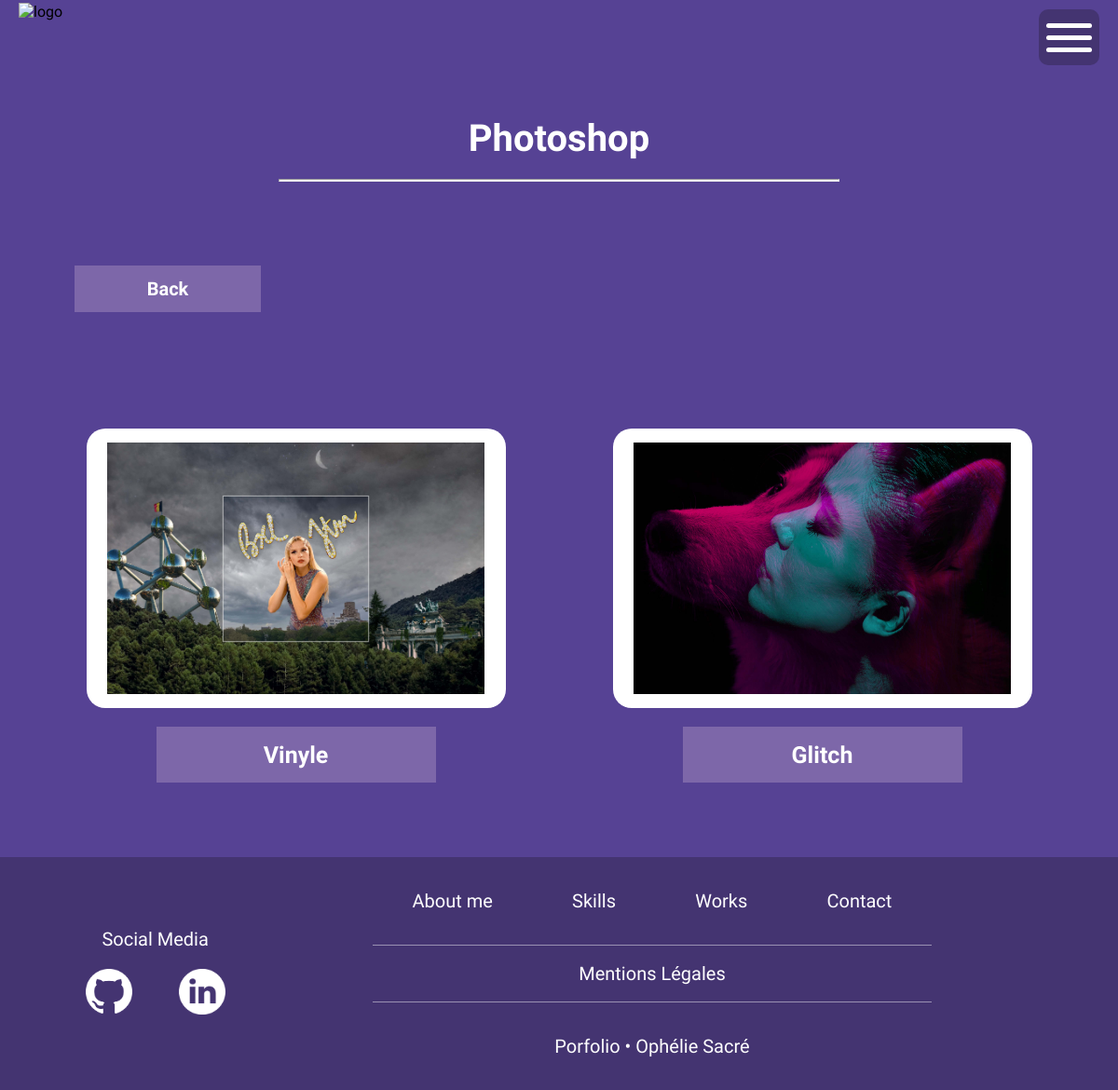
Page /illustration.php?categorie=Photoshop on the committed database.
### tables this page shows
CREATE TABLE IF NOT EXISTS `illustration` (
  `id` int NOT NULL AUTO_INCREMENT,
  `nom` varchar(255) NOT NULL,
  `categorie` varchar(255) NOT NULL,
  `image` varchar(255) NOT NULL,
  `description` text NOT NULL,
  `date` date NOT NULL,
  PRIMARY KEY (`id`)
);

### illustration.php (the view, shortened to what this page needs)
<?php
    require "connexion.php";
    $mycategories = ["Photoshop","Illustrator","Indesign"];
    if(isset($_GET['categorie']))
    {
        if(in_array($_GET['categorie'],$mycategories))
        {
           $choice = htmlspecialchars($_GET['categorie']);
        }else{
            header("LOCATION:403.php");
        }
    }else{
        header("LOCATION:403.php");
    }
?>
<!DOCTYPE html>
<html lang="en">
<head>
    <link rel="stylesheet" href="style.css">
</head>
<body>
<?php
    include("headfoot/header.php");
?>
    <div class="slide slideworks">
        <div class="contenttitre">
            <div class="btnback2">
                <a href="index.php#works" class="btnback">Back</a>
            </div>
            <div class="titre">
                <h1><?= "$choice" ?></h1>
                <hr>
            </div>
        </div>
        <div class="contentworks2">
            <div class="contentworks">
            <?php
                $req = $bdd->prepare("SELECT * FROM illustration WHERE categorie=? ORDER BY id ASC");
                $req->execute([$choice]);
                while($don = $req->fetch())
                {
                    echo "<div class='pc'>";
                        echo "<div class='ecran'>";
                            echo "<div class='pcimg'>";
                                echo "<img src='images/".$don['image']."' class='img' />";
                            echo "</div>";
                        echo "</div>";
                        echo "<div class='btnpc2'>";
                        echo "<a href='showillu.php?id=".$don['id']."' class='btnpc'>".$don['nom']."</a>";
                        echo "</div>";
                    echo "</div>";
                }
            ?>
            </div>
        </div>
    </div>
        <?php
        include("headfoot/footer2.php");
        ?>
</body>
</html>

### style.css (style rules this page uses)
* { margin: 0; padding: 0; }
html,body { font-family: "Rajdhani", sans-serif; scroll-behavior: smooth; width: 100%; background-color: #564294; }
.slide { min-height: 100vh; overflow: hidden; }
hr { width: 50%; background-color: white; height: 1px; margin-top: 20px; }
.contentworks { width: 90%; grid-template-columns: repeat(3,1fr); display: grid; margin-top: 80px; margin-bottom: 80px; gap: 50px; transition: all 1s; overflow: hidden; }
.pc { display: flex; flex-direction: column; align-items: center; }
.ecran { width: 560px; height: 350px; background-color: white; display: flex; justify-content: center; align-items: center; overflow: hidden; transition: all 1s; }
.pcimg { width: 90%; height: 90%; background-color: rgb(0, 0, 0); background-position: center center; background-size: contain; background-repeat: no-repeat; overflow: hidden; display: flex; justify-content: center; align-items: center; }
.ecran div img { width: 100%; }
.btnpc2 { background-color: #ffd2f7; width: 300px; height: 60px; margin-top: 20px; }
.btnpc { background-color:#7D67A9; width: 300px; height: 60px; display: flex; justify-content: center; align-items: center; transition: all 1s; font-weight: 600; font-size: 25px; text-decoration: none; color: white; }
.slideworks { background-color: #564294; }
.contenttitre { display: flex; width: 100%; height: 300px; margin-top: 80px; align-items: center; transition: all 1s; }
.btnback { width: 200px; height: 50px; display: flex; align-items: center; justify-content: center; background-color: #7D67A9; transition: all 1s; z-index: 1; color: white; font-size: 20px; text-decoration: none; font-weight: 700; transition: all 1s; z-index: 2; }
.btnback2 { width: 200px; height: 50px; background-color:#ffd2f7; z-index: 1; margin-left: 80px; }
.titre { width: 100%; display: flex; justify-content: center; align-items: center; position: absolute; color: white; flex-direction: column; }
.titre h1 { font-size: 40px; }
.contentworks2 { width: 100%; display: flex; justify-content: center; }
@media all and (max-width: 3840px) { .ecran { width: 500px; height: 300px; } }
@media all and (max-width: 2240px) { .ecran { width: 500px; height: 300px; } }
@media all and (max-width: 1990px) { .ecran { width: 500px; height: 300px; } }
@media all and (max-width: 1920px) { .ecran { width: 500px; height: 300px; } }
@media all and (max-width: 1780px) { .contentworks { grid-template-columns: repeat(2,1fr); } }
@media all and (max-width: 1780px) { .ecran { width: 550px; height: 350px; } }
@media all and (max-width: 1500px) { .ecran { width: 560px; height: 350px; border-radius: 20px; } }
@media all and (max-width: 1300px) { .ecran { width: 500px; height: 300px; } }
@media all and (max-width: 1200px) { .ecran { width: 450px; height: 300px; border-radius: 20px; } }
@media all and (max-width: 1200px) { .contenttitre { justify-content: space-around; flex-direction: column-reverse; } }
@media all and (max-width: 1200px) { .btnback2 { align-self: flex-start; } }
@media all and (max-width: 1200px) { .titre { position: relative; } }

### rows in the picture
illustration: image (picture), nom "Vinyle"
illustration: image (picture), nom "Glitch"

### other values in the picture
$choice "Photoshop"
